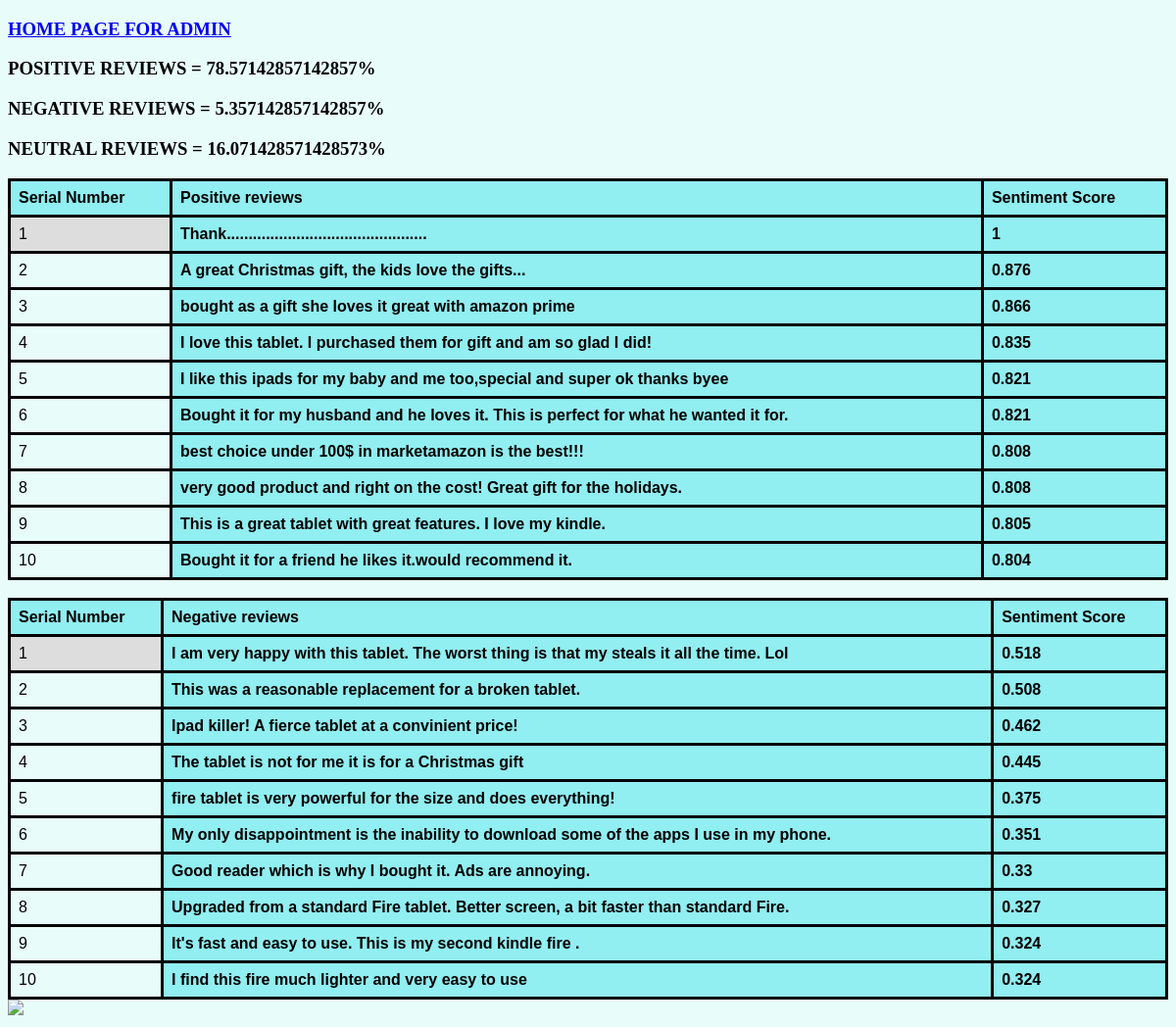
The page /admin on the database its author committed.
### app.py (models this page shows, shortened)
class two(db.Model):
    __bind_key__ = 'two'
    id = db.Column(db.Integer, primary_key=True)
    positivity=db.Column(db.Integer)
    negativity=db.Column(db.Integer)
    review=db.Column(db.String(1000))

### app.py (the view)
@app.route('/admin')
def admin():
    return render_template('testhome.html',two=two.query.order_by(two.positivity.desc()).limit(10).all(),database=database.query.first(),three=two.query.order_by(two.negativity.desc()).limit(10).all())

### templates/testhome.html (shortened to what this page needs)
<!DOCTYPE html>
<html lang="en"><head><meta http-equiv="Content-Type" content="text/html; charset=windows-1252">
</head>
   <body>
      <h3>
         <a href = "{{ url_for('admin') }}">HOME PAGE FOR ADMIN</a>
      </h3>
      <h3>POSITIVE REVIEWS = {{database.positive}}%</h3>
      <h3>NEGATIVE REVIEWS = {{database.negative}}%</h3>
      <h3>NEUTRAL REVIEWS = {{database.neutral}}%</h3>
      <table class="css-serial">
         <tbody>
            <tr>
               <th>Serial Number</th>
               <th>Positive reviews</th>
               <th>Sentiment Score</th>
            </tr><tr>
               {% for data in two %}
               <td></td>
               <th>{{data.review}}</th>
               <th>{{data.positivity}}</th>
            </tr>
         </tbody>
         {% endfor %}
      </table>
      <br>
      <table class="css-serial">
         <tbody>
            <tr>
               <th>Serial Number</th>
               <th>Negative reviews</th>
               <th>Sentiment Score</th>
            </tr>
            <tr>
               {% for data in three %}
               <td></td>
               <th>{{data.review}}</th>
               <th>{{data.negativity}}</th>
            </tr>
         </tbody>
         {% endfor %}
      </table>
      <div>
         <img>
</div>
   </body>
</html>

### templates/testhome.html (style rules this page uses)
table { font-family: arial, sans-serif; border-collapse: collapse; width: 100%; }
td, th { border: 3px solid #050505; text-align: left; padding: 8px; }
tr:nth-child(even) { background-color: #dddddd; }
.css-serial { counter-reset: serial-number; }
.css-serial td:first-child:before { counter-increment: serial-number; content: counter(serial-number); }
body { background-color: rgb(232, 252, 250); }
th { background-color: rgb(145, 238, 241);; }

### rows shown on the page
two: review "Thank..............................................", positivity "1"
two: review "A great Christmas gift, the kids love the gifts...", positivity "0.876"
two: review "bought as a gift she loves it great with amazon prime", positivity "0.866"
two: review "I love this tablet. I purchased them for gift and am so glad I did!", positivity "0.835"
two: review "I like this ipads for my baby and me too,special and super ok thanks byee", positivity "0.821"
two: review "Bought it for my husband and he loves it. This is perfect for what he wanted it for.", positivity "0.821"
two: review "best choice under 100$ in marketamazon is the best!!!", positivity "0.808"
two: review "very good product and right on the cost! Great gift for the holidays.", positivity "0.808"
two: review "This is a great tablet with great features. I love my kindle.", positivity "0.805"
two: review "Bought it for a friend he likes it.would recommend it.", positivity "0.804"
two: review "I am very happy with this tablet. The worst thing is that my steals it all the time. Lol", negativity "0.518"
two: review "This was a reasonable replacement for a broken tablet.", negativity "0.508"
two: review "Ipad killer! A fierce tablet at a convinient price!", negativity "0.462"
two: review "The tablet is not for me it is for a Christmas gift", negativity "0.445"
two: review "fire tablet is very powerful for the size and does everything!", negativity "0.375"
two: review "My only disappointment is the inability to download some of the apps I use in my phone.", negativity "0.351"
two: review "Good reader which is why I bought it. Ads are annoying.", negativity "0.33"
two: review "Upgraded from a standard Fire tablet. Better screen, a bit faster than standard Fire.", negativity "0.327"
two: review "It's fast and easy to use. This is my second kindle fire .", negativity "0.324"
two: review "I find this fire much lighter and very easy to use", negativity "0.324"

### other values the page prints
{{ database.positive }} "78.57142857142857"
{{ database.negative }} "5.357142857142857"
{{ database.neutral }} "16.071428571428573"
